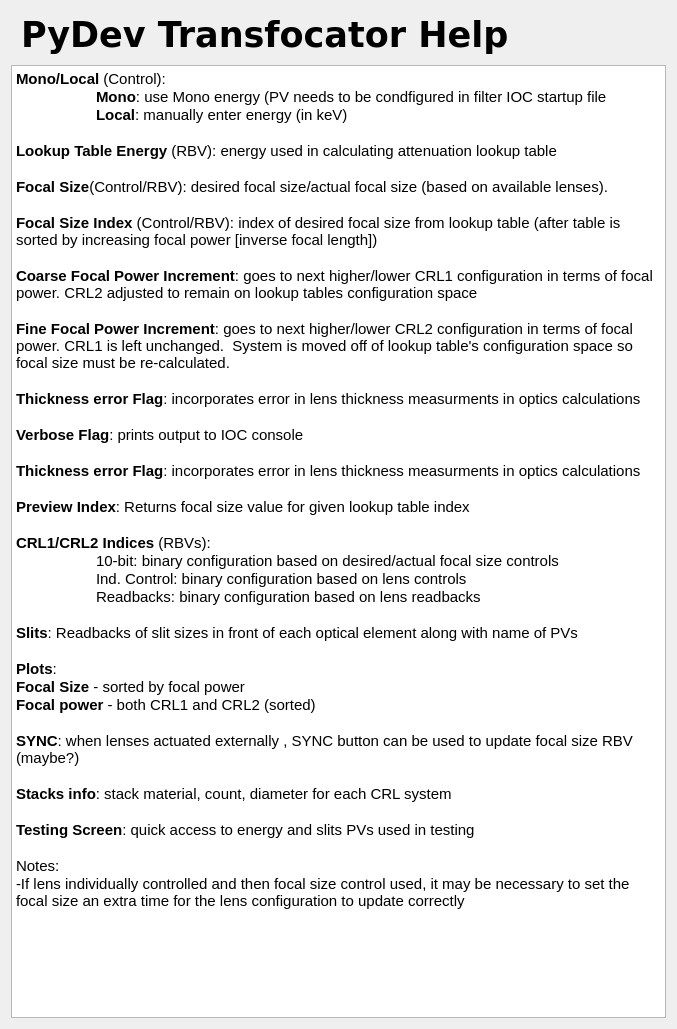
<?xml version="1.0" encoding="UTF-8"?>
<ui version="4.0">
 <class>Form</class>
 <widget class="QWidget" name="Form">
  <property name="geometry">
   <rect>
    <x>0</x>
    <y>0</y>
    <width>677</width>
    <height>1029</height>
   </rect>
  </property>
  <property name="windowTitle">
   <string>Form</string>
  </property>
  <layout class="QVBoxLayout" name="verticalLayout_2">
   <item>
    <layout class="QVBoxLayout" name="verticalLayout" stretch="1,20">
     <item>
      <widget class="caFrame" name="caframe_8">
       <property name="sizePolicy">
        <sizepolicy hsizetype="Expanding" vsizetype="Preferred">
         <horstretch>0</horstretch>
         <verstretch>0</verstretch>
        </sizepolicy>
       </property>
       <property name="maximumSize">
        <size>
         <width>941</width>
         <height>16777215</height>
        </size>
       </property>
       <property name="lineWidth">
        <number>0</number>
       </property>
       <property name="background">
        <color>
         <red>0</red>
         <green>53</green>
         <blue>132</blue>
        </color>
       </property>
       <property name="backgroundMode">
        <enum>caFrame::Filled</enum>
       </property>
       <layout class="QHBoxLayout" name="horizontalLayout">
        <property name="spacing">
         <number>5</number>
        </property>
        <property name="leftMargin">
         <number>10</number>
        </property>
        <property name="topMargin">
         <number>2</number>
        </property>
        <property name="rightMargin">
         <number>0</number>
        </property>
        <property name="bottomMargin">
         <number>2</number>
        </property>
        <item>
         <widget class="caLabel" name="calabel">
          <property name="enabled">
           <bool>true</bool>
          </property>
          <property name="sizePolicy">
           <sizepolicy hsizetype="Preferred" vsizetype="Preferred">
            <horstretch>0</horstretch>
            <verstretch>0</verstretch>
           </sizepolicy>
          </property>
          <property name="maximumSize">
           <size>
            <width>941</width>
            <height>16777215</height>
           </size>
          </property>
          <property name="font">
           <font>
            <family>Verdana</family>
            <pointsize>26</pointsize>
            <weight>75</weight>
            <bold>true</bold>
           </font>
          </property>
          <property name="text">
           <string>PyDev Transfocator Help</string>
          </property>
          <property name="alignment">
           <set>Qt::AlignLeading|Qt::AlignLeft|Qt::AlignVCenter</set>
          </property>
          <property name="fontScaleMode">
           <enum>ESimpleLabel::Height</enum>
          </property>
          <property name="foreground">
           <color>
            <red>228</red>
            <green>228</green>
            <blue>228</blue>
           </color>
          </property>
          <property name="background">
           <color alpha="0">
            <red>160</red>
            <green>160</green>
            <blue>164</blue>
           </color>
          </property>
         </widget>
        </item>
       </layout>
      </widget>
     </item>
     <item>
      <widget class="QTextBrowser" name="textBrowser">
       <property name="sizePolicy">
        <sizepolicy hsizetype="Preferred" vsizetype="Preferred">
         <horstretch>0</horstretch>
         <verstretch>0</verstretch>
        </sizepolicy>
       </property>
       <property name="html">
        <string>&lt;!DOCTYPE HTML PUBLIC &quot;-//W3C//DTD HTML 4.0//EN&quot; &quot;http://www.w3.org/TR/REC-html40/strict.dtd&quot;&gt;
&lt;html&gt;&lt;head&gt;&lt;meta name=&quot;qrichtext&quot; content=&quot;1&quot; /&gt;&lt;style type=&quot;text/css&quot;&gt;
p, li { white-space: pre-wrap; }
&lt;/style&gt;&lt;/head&gt;&lt;body style=&quot; font-family:'Cantarell'; font-size:11pt; font-weight:400; font-style:normal;&quot;&gt;
&lt;p style=&quot; margin-top:0px; margin-bottom:0px; margin-left:0px; margin-right:0px; -qt-block-indent:0; text-indent:0px;&quot;&gt;&lt;span style=&quot; font-weight:600;&quot;&gt;Mono/Local&lt;/span&gt; (Control): &lt;/p&gt;
&lt;p style=&quot; margin-top:0px; margin-bottom:0px; margin-left:0px; margin-right:0px; -qt-block-indent:0; text-indent:0px;&quot;&gt;	&lt;span style=&quot; font-weight:600;&quot;&gt;Mono&lt;/span&gt;: use Mono energy (PV needs to be condfigured in filter IOC startup file&lt;/p&gt;
&lt;p style=&quot; margin-top:0px; margin-bottom:0px; margin-left:0px; margin-right:0px; -qt-block-indent:0; text-indent:0px;&quot;&gt; 	&lt;span style=&quot; font-weight:600;&quot;&gt;Local&lt;/span&gt;: manually enter energy (in keV)&lt;/p&gt;
&lt;p style=&quot;-qt-paragraph-type:empty; margin-top:0px; margin-bottom:0px; margin-left:0px; margin-right:0px; -qt-block-indent:0; text-indent:0px;&quot;&gt;&lt;br /&gt;&lt;/p&gt;
&lt;p style=&quot; margin-top:0px; margin-bottom:0px; margin-left:0px; margin-right:0px; -qt-block-indent:0; text-indent:0px;&quot;&gt;&lt;span style=&quot; font-weight:600;&quot;&gt;Lookup Table Energy&lt;/span&gt; (RBV): energy used in calculating attenuation lookup table&lt;/p&gt;
&lt;p style=&quot;-qt-paragraph-type:empty; margin-top:0px; margin-bottom:0px; margin-left:0px; margin-right:0px; -qt-block-indent:0; text-indent:0px;&quot;&gt;&lt;br /&gt;&lt;/p&gt;
&lt;p style=&quot; margin-top:0px; margin-bottom:0px; margin-left:0px; margin-right:0px; -qt-block-indent:0; text-indent:0px;&quot;&gt;&lt;span style=&quot; font-weight:600;&quot;&gt;Focal Size&lt;/span&gt;(Control/RBV): desired focal size/actual focal size (based on available lenses).  &lt;/p&gt;
&lt;p style=&quot;-qt-paragraph-type:empty; margin-top:0px; margin-bottom:0px; margin-left:0px; margin-right:0px; -qt-block-indent:0; text-indent:0px;&quot;&gt;&lt;br /&gt;&lt;/p&gt;
&lt;p style=&quot; margin-top:0px; margin-bottom:0px; margin-left:0px; margin-right:0px; -qt-block-indent:0; text-indent:0px;&quot;&gt;&lt;span style=&quot; font-weight:600;&quot;&gt;Focal Size Index&lt;/span&gt; (Control/RBV): index of desired focal size from lookup table (after table is sorted by increasing focal power [inverse focal length])&lt;/p&gt;
&lt;p style=&quot;-qt-paragraph-type:empty; margin-top:0px; margin-bottom:0px; margin-left:0px; margin-right:0px; -qt-block-indent:0; text-indent:0px;&quot;&gt;&lt;br /&gt;&lt;/p&gt;
&lt;p style=&quot; margin-top:0px; margin-bottom:0px; margin-left:0px; margin-right:0px; -qt-block-indent:0; text-indent:0px;&quot;&gt;&lt;span style=&quot; font-weight:600;&quot;&gt;Coarse Focal Power Increment&lt;/span&gt;: goes to next higher/lower CRL1 configuration in terms of focal power. CRL2 adjusted to remain on lookup tables configuration space&lt;/p&gt;
&lt;p style=&quot;-qt-paragraph-type:empty; margin-top:0px; margin-bottom:0px; margin-left:0px; margin-right:0px; -qt-block-indent:0; text-indent:0px;&quot;&gt;&lt;br /&gt;&lt;/p&gt;
&lt;p style=&quot; margin-top:0px; margin-bottom:0px; margin-left:0px; margin-right:0px; -qt-block-indent:0; text-indent:0px;&quot;&gt;&lt;span style=&quot; font-weight:600;&quot;&gt;Fine Focal Power Increment&lt;/span&gt;: goes to next higher/lower CRL2 configuration in terms of focal power. CRL1 is left unchanged.  System is moved off of lookup table's configuration space so focal size must be re-calculated.&lt;/p&gt;
&lt;p style=&quot;-qt-paragraph-type:empty; margin-top:0px; margin-bottom:0px; margin-left:0px; margin-right:0px; -qt-block-indent:0; text-indent:0px;&quot;&gt;&lt;br /&gt;&lt;/p&gt;
&lt;p style=&quot; margin-top:0px; margin-bottom:0px; margin-left:0px; margin-right:0px; -qt-block-indent:0; text-indent:0px;&quot;&gt;&lt;span style=&quot; font-weight:600;&quot;&gt;Thickness error Flag&lt;/span&gt;: incorporates error in lens thickness measurments in optics calculations&lt;/p&gt;
&lt;p style=&quot;-qt-paragraph-type:empty; margin-top:0px; margin-bottom:0px; margin-left:0px; margin-right:0px; -qt-block-indent:0; text-indent:0px;&quot;&gt;&lt;br /&gt;&lt;/p&gt;
&lt;p style=&quot; margin-top:0px; margin-bottom:0px; margin-left:0px; margin-right:0px; -qt-block-indent:0; text-indent:0px;&quot;&gt;&lt;span style=&quot; font-weight:600;&quot;&gt;Verbose Flag&lt;/span&gt;: prints output to IOC console&lt;/p&gt;
&lt;p style=&quot;-qt-paragraph-type:empty; margin-top:0px; margin-bottom:0px; margin-left:0px; margin-right:0px; -qt-block-indent:0; text-indent:0px;&quot;&gt;&lt;br /&gt;&lt;/p&gt;
&lt;p style=&quot; margin-top:0px; margin-bottom:0px; margin-left:0px; margin-right:0px; -qt-block-indent:0; text-indent:0px;&quot;&gt;&lt;span style=&quot; font-weight:600;&quot;&gt;Thickness error Flag&lt;/span&gt;: incorporates error in lens thickness measurments in optics calculations&lt;/p&gt;
&lt;p style=&quot;-qt-paragraph-type:empty; margin-top:0px; margin-bottom:0px; margin-left:0px; margin-right:0px; -qt-block-indent:0; text-indent:0px;&quot;&gt;&lt;br /&gt;&lt;/p&gt;
&lt;p style=&quot; margin-top:0px; margin-bottom:0px; margin-left:0px; margin-right:0px; -qt-block-indent:0; text-indent:0px;&quot;&gt;&lt;span style=&quot; font-weight:600;&quot;&gt;Preview Index&lt;/span&gt;: Returns focal size value for given lookup table index&lt;/p&gt;
&lt;p style=&quot;-qt-paragraph-type:empty; margin-top:0px; margin-bottom:0px; margin-left:0px; margin-right:0px; -qt-block-indent:0; text-indent:0px; font-weight:600;&quot;&gt;&lt;br /&gt;&lt;/p&gt;
&lt;p style=&quot; margin-top:0px; margin-bottom:0px; margin-left:0px; margin-right:0px; -qt-block-indent:0; text-indent:0px;&quot;&gt;&lt;span style=&quot; font-weight:600;&quot;&gt;CRL1/CRL2 Indices&lt;/span&gt; (RBVs):&lt;/p&gt;
&lt;p style=&quot; margin-top:0px; margin-bottom:0px; margin-left:0px; margin-right:0px; -qt-block-indent:0; text-indent:0px;&quot;&gt;	10-bit: binary configuration based on desired/actual focal size controls&lt;/p&gt;
&lt;p style=&quot; margin-top:0px; margin-bottom:0px; margin-left:0px; margin-right:0px; -qt-block-indent:0; text-indent:0px;&quot;&gt;	Ind. Control: binary configuration based on lens controls&lt;/p&gt;
&lt;p style=&quot; margin-top:0px; margin-bottom:0px; margin-left:0px; margin-right:0px; -qt-block-indent:0; text-indent:0px;&quot;&gt;	Readbacks: binary configuration based on lens readbacks&lt;/p&gt;
&lt;p style=&quot;-qt-paragraph-type:empty; margin-top:0px; margin-bottom:0px; margin-left:0px; margin-right:0px; -qt-block-indent:0; text-indent:0px;&quot;&gt;&lt;br /&gt;&lt;/p&gt;
&lt;p style=&quot; margin-top:0px; margin-bottom:0px; margin-left:0px; margin-right:0px; -qt-block-indent:0; text-indent:0px;&quot;&gt;&lt;span style=&quot; font-weight:600;&quot;&gt;Slits&lt;/span&gt;: Readbacks of slit sizes in front of each optical element along with name of PVs&lt;/p&gt;
&lt;p style=&quot;-qt-paragraph-type:empty; margin-top:0px; margin-bottom:0px; margin-left:0px; margin-right:0px; -qt-block-indent:0; text-indent:0px;&quot;&gt;&lt;br /&gt;&lt;/p&gt;
&lt;p style=&quot; margin-top:0px; margin-bottom:0px; margin-left:0px; margin-right:0px; -qt-block-indent:0; text-indent:0px;&quot;&gt;&lt;span style=&quot; font-weight:600;&quot;&gt;Plots&lt;/span&gt;:&lt;/p&gt;
&lt;p style=&quot; margin-top:0px; margin-bottom:0px; margin-left:0px; margin-right:0px; -qt-block-indent:0; text-indent:0px;&quot;&gt;&lt;span style=&quot; font-weight:600;&quot;&gt;Focal Size&lt;/span&gt; - sorted by focal power&lt;/p&gt;
&lt;p style=&quot; margin-top:0px; margin-bottom:0px; margin-left:0px; margin-right:0px; -qt-block-indent:0; text-indent:0px;&quot;&gt;&lt;span style=&quot; font-weight:600;&quot;&gt;Focal power&lt;/span&gt; - both CRL1 and CRL2 (sorted)&lt;/p&gt;
&lt;p style=&quot;-qt-paragraph-type:empty; margin-top:0px; margin-bottom:0px; margin-left:0px; margin-right:0px; -qt-block-indent:0; text-indent:0px;&quot;&gt;&lt;br /&gt;&lt;/p&gt;
&lt;p style=&quot; margin-top:0px; margin-bottom:0px; margin-left:0px; margin-right:0px; -qt-block-indent:0; text-indent:0px;&quot;&gt;&lt;span style=&quot; font-weight:600;&quot;&gt;SYNC&lt;/span&gt;: when lenses actuated externally , SYNC button can be used to update focal size RBV (maybe?)&lt;/p&gt;
&lt;p style=&quot;-qt-paragraph-type:empty; margin-top:0px; margin-bottom:0px; margin-left:0px; margin-right:0px; -qt-block-indent:0; text-indent:0px;&quot;&gt;&lt;br /&gt;&lt;/p&gt;
&lt;p style=&quot; margin-top:0px; margin-bottom:0px; margin-left:0px; margin-right:0px; -qt-block-indent:0; text-indent:0px;&quot;&gt;&lt;span style=&quot; font-weight:600;&quot;&gt;Stacks info&lt;/span&gt;: stack material, count, diameter for each CRL system&lt;/p&gt;
&lt;p style=&quot;-qt-paragraph-type:empty; margin-top:0px; margin-bottom:0px; margin-left:0px; margin-right:0px; -qt-block-indent:0; text-indent:0px;&quot;&gt;&lt;br /&gt;&lt;/p&gt;
&lt;p style=&quot; margin-top:0px; margin-bottom:0px; margin-left:0px; margin-right:0px; -qt-block-indent:0; text-indent:0px;&quot;&gt;&lt;span style=&quot; font-weight:600;&quot;&gt;Testing Screen&lt;/span&gt;: quick access to energy and slits PVs used in testing&lt;/p&gt;
&lt;p style=&quot;-qt-paragraph-type:empty; margin-top:0px; margin-bottom:0px; margin-left:0px; margin-right:0px; -qt-block-indent:0; text-indent:0px;&quot;&gt;&lt;br /&gt;&lt;/p&gt;
&lt;p style=&quot; margin-top:0px; margin-bottom:0px; margin-left:0px; margin-right:0px; -qt-block-indent:0; text-indent:0px;&quot;&gt;Notes:&lt;/p&gt;
&lt;p style=&quot; margin-top:0px; margin-bottom:0px; margin-left:0px; margin-right:0px; -qt-block-indent:0; text-indent:0px;&quot;&gt;-If lens individually controlled and then focal size control used, it may be necessary to set the focal size an extra time for the lens configuration to update correctly&lt;/p&gt;&lt;/body&gt;&lt;/html&gt;</string>
       </property>
      </widget>
     </item>
    </layout>
   </item>
  </layout>
 </widget>
 <customwidgets>
  <customwidget>
   <class>caFrame</class>
   <extends>QFrame</extends>
   <header>caFrame</header>
   <container>1</container>
  </customwidget>
  <customwidget>
   <class>caLabel</class>
   <extends>QLabel</extends>
   <header>caLabel</header>
  </customwidget>
 </customwidgets>
 <resources/>
 <connections/>
</ui>
